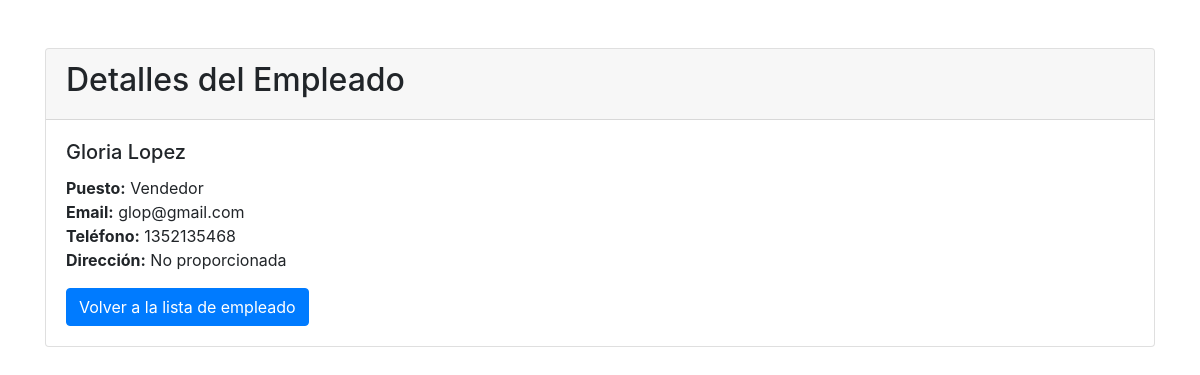
The page /app/empleado-detalle/1/ on the database its author committed.
### AppProyectoFinal/models.py (models this page shows, shortened)
class EmpleadoCla(models.Model):
    nombre = models.CharField(max_length=100)
    apellido = models.CharField(max_length=100)
    email = models.EmailField(unique=True)
    telefono = models.CharField(max_length=15, blank=True)
    puesto = models.CharField(max_length=100)

### AppProyectoFinal/views.py (the view)
# urls.py: path('empleado-detalle/<pk>/', EmpleadoDetail.as_view(), name='DetalleEmpleado'),
class EmpleadoDetail(DetailView):
    model = EmpleadoCla
    template_name = "Empleado_detail.html"
    context_object_name="empleado"

### ultima_entrega_rothamel_esteban/templates/Empleado_detail.html (shortened to what this page needs)
<html lang="es">
<head>
    <link rel="stylesheet" href="https://maxcdn.bootstrapcdn.com/bootstrap/4.0.0/css/bootstrap.min.css">
</head>
<body>
    <div class="container mt-5">
        <div class="card">
            <div class="card-header">
                <h2>Detalles del Empleado</h2>
            </div>
            <div class="card-body">
                <h5 class="card-title">{{ empleado.nombre }} {{ empleado.apellido }}</h5>
                <p class="card-text">
                    <strong>Puesto:</strong> {{ empleado.puesto }}<br>
                    <strong>Email:</strong> {{ empleado.email }}<br>
                    <strong>Teléfono:</strong> {{ empleado.telefono|default:"No proporcionado" }}<br>
                    <strong>Dirección:</strong> {{ empleado.direccion|default:"No proporcionada" }}
                </p>
                <a href="{% url 'ListaEmpleado' %}" class="btn btn-primary">Volver a la lista de empleado</a>
            </div>
        </div>
    </div>
</body>
</html>

### rows shown on the page
EmpleadoCla: nombre "Gloria", apellido "Lopez", puesto "Vendedor", email "glop@gmail.com", telefono "1352135468"

### other values the page prints
{{ empleado.direccion|default:"No proporcionada" }} "No proporcionada"
